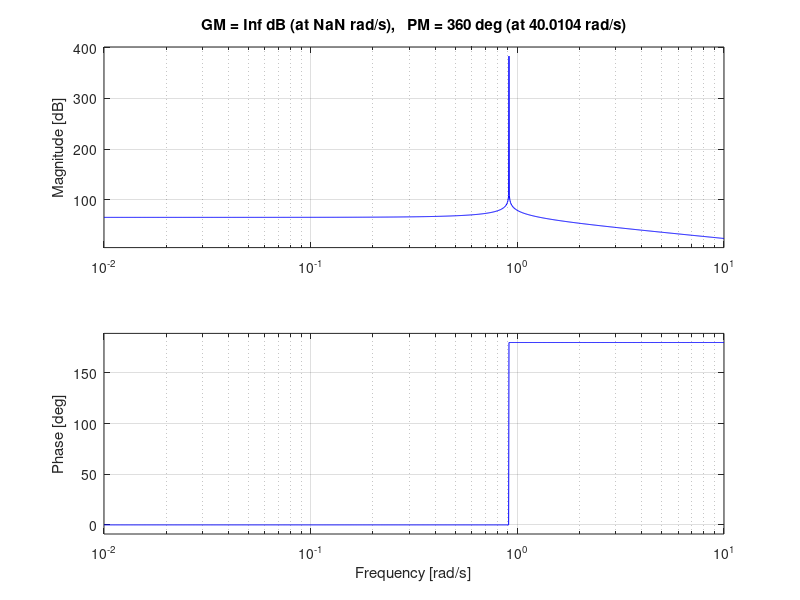
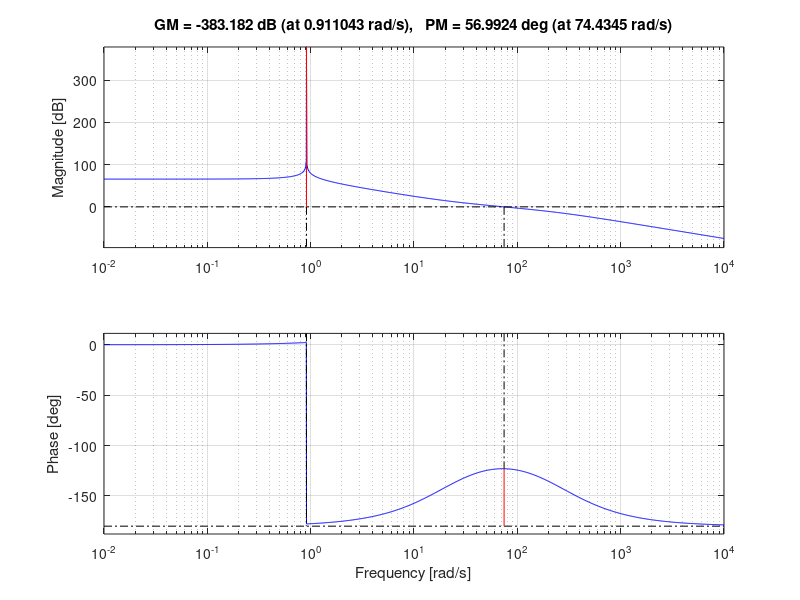

The MATLAB script that drew these images, in order:
clc;
clear;
close all;
num = [1600];
den = [1 0 0.83];
g  = tf(num,den);
numc = [0.04674 1];
denc = [0.0041 1];
gc = tf(numc,denc);
[Gm,PM,Wcg,Wcp] = margin(g);
margin(g);
figure()
margin(gc*g);
